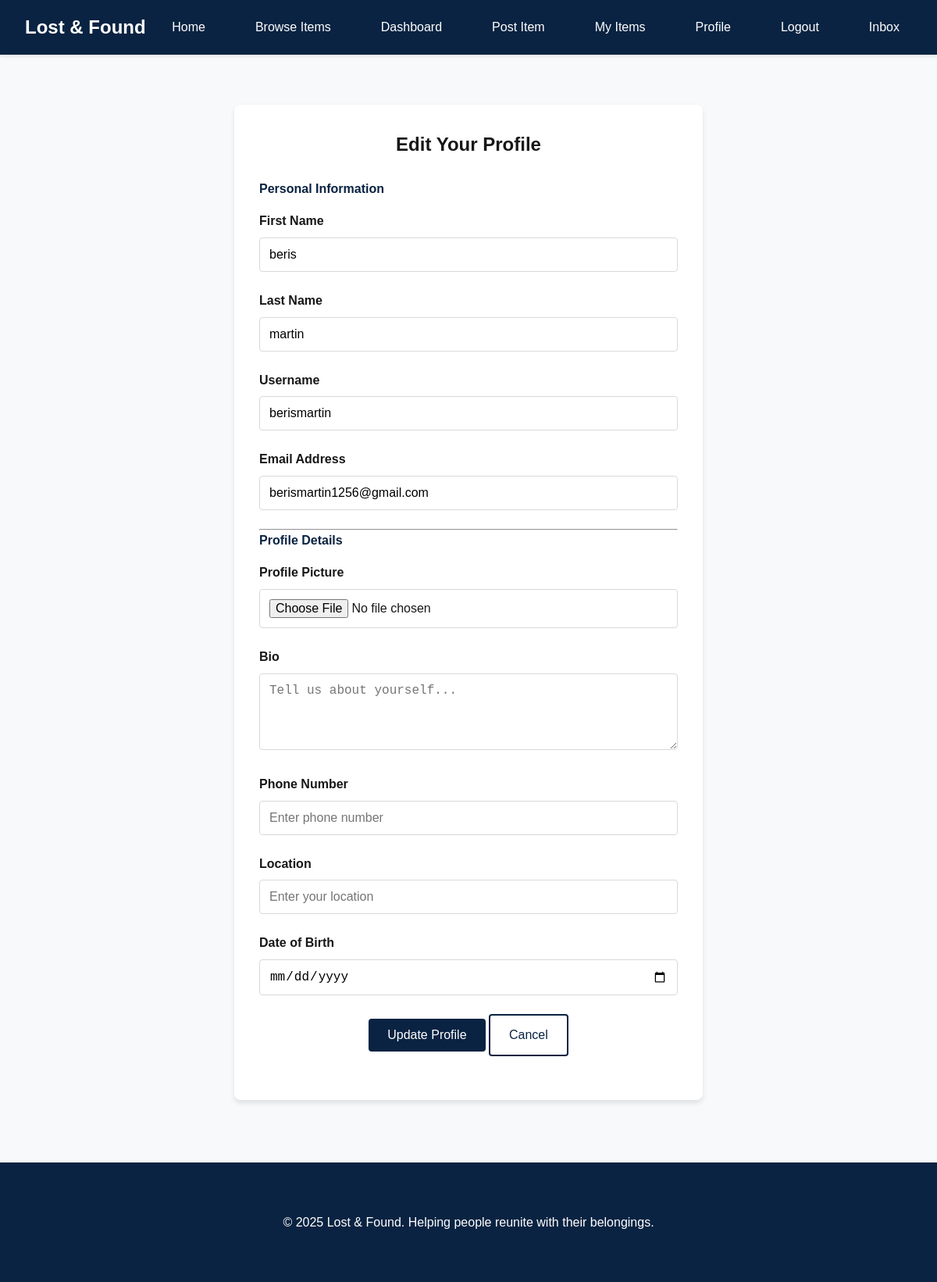
/users/profile/edit/ (signed in), run on the app's committed database.
### users/models.py (models this page shows, shortened)
class User(AbstractUser):
    email = models.EmailField(unique=True)
    first_name = models.CharField(max_length=150)
    last_name = models.CharField(max_length=150)

class UserProfile(models.Model):
    user = models.OneToOneField(User, on_delete=models.CASCADE, related_name='profile')
    profile_picture = models.ImageField(
        upload_to='profile_pictures/',
        default='profile_pictures/default.jpg',
        blank=True,
        null=True
    )
    bio = models.TextField(max_length=500, blank=True)
    phone_number = models.CharField(max_length=15, blank=True)
    location = models.CharField(max_length=100, blank=True)
    date_of_birth = models.DateField(blank=True, null=True)
    created_at = models.DateTimeField(auto_now_add=True)
    updated_at = models.DateTimeField(auto_now=True)

### users/views.py (the view)
# urls.py: path('profile/edit/', views.edit_profile, name='edit_profile'),
@login_required
def edit_profile(request):
    try:
        profile = request.user.profile
    except UserProfile.DoesNotExist:
        profile = UserProfile.objects.create(user=request.user)
    if request.method == 'POST':
        user_form = UserUpdateForm(request.POST, instance=request.user)
        profile_form = UserProfileForm(request.POST, request.FILES, instance=profile)
        if user_form.is_valid() and profile_form.is_valid():
            user_form.save()
            profile_form.save()
            messages.success(request, 'Your profile has been updated successfully!')
            return redirect('profile_view')
    else:
        user_form = UserUpdateForm(instance=request.user)
        profile_form = UserProfileForm(instance=profile)
    return render(request, 'users/edit_profile.html', {
        'user_form': user_form,
        'profile_form': profile_form
    })

### users/forms.py
class UserUpdateForm(forms.ModelForm):
    email = forms.EmailField(required=True)
    class Meta:
        model = User
        fields = ('username', 'email', 'first_name', 'last_name')
    def __init__(self, *args, **kwargs):
        super().__init__(*args, **kwargs)
        for field_name, field in self.fields.items():
            field.widget.attrs['class'] = 'form-control'

class UserProfileForm(forms.ModelForm):
    date_of_birth = forms.DateField(
        required=False,
        widget=forms.DateInput(attrs={'type': 'date', 'class': 'form-control'})
    )
    class Meta:
        model = UserProfile
        fields = (
            'profile_picture', 'bio', 'phone_number',
            'location', 'date_of_birth'
        )
        widgets = {
            'profile_picture': forms.FileInput(attrs={'class': 'form-control', 'accept': 'image/*'}),
            'bio': forms.Textarea(attrs={'class': 'form-control', 'rows': 4, 'placeholder': 'Tell us about yourself...'}),
            'phone_number': forms.TextInput(attrs={'class': 'form-control', 'placeholder': 'Enter phone number'}),
            'location': forms.TextInput(attrs={'class': 'form-control', 'placeholder': 'Enter your location'}),
        }
    def __init__(self, *args, **kwargs):
        super().__init__(*args, **kwargs)
        for field in self.fields.values():
            field.required = False

### templates/users/edit_profile.html (shortened to what this page needs)
{% extends 'base.html' %}
{% block content %}
<div class="form-container">
    <h2 class="text-center mb-3">Edit Your Profile</h2>
    <form method="post" enctype="multipart/form-data">
        <h4 class="mb-2" style="color: var(--primary-blue);">Personal Information</h4>
        <div class="form-group">
            <label for="{{ user_form.first_name.id_for_label }}">First Name</label>
            {{ user_form.first_name }}
        </div>
        <div class="form-group">
            <label for="{{ user_form.last_name.id_for_label }}">Last Name</label>
            {{ user_form.last_name }}
        </div>
        <div class="form-group">
            <label for="{{ user_form.username.id_for_label }}">Username</label>
            {{ user_form.username }}
        </div>
        <div class="form-group">
            <label for="{{ user_form.email.id_for_label }}">Email Address</label>
            {{ user_form.email }}
        </div>
        <hr class="my-3">
        <h4 class="mb-2" style="color: var(--primary-blue);">Profile Details</h4>
        <div class="form-group">
            <label for="{{ profile_form.profile_picture.id_for_label }}">Profile Picture</label>
            {{ profile_form.profile_picture }}
        </div>
        <div class="form-group">
            <label for="{{ profile_form.bio.id_for_label }}">Bio</label>
            {{ profile_form.bio }}
        </div>
        <div class="form-group">
            <label for="{{ profile_form.phone_number.id_for_label }}">Phone Number</label>
            {{ profile_form.phone_number }}
        </div>
        <div class="form-group">
            <label for="{{ profile_form.location.id_for_label }}">Location</label>
            {{ profile_form.location }}
        </div>
        <div class="form-group">
            <label for="{{ profile_form.date_of_birth.id_for_label }}">Date of Birth</label>
            {{ profile_form.date_of_birth }}
        </div>
        <div class="form-group text-center">
            <button type="submit" class="btn btn-primary">Update Profile</button>
            <a href="{% url 'profile_view' %}" class="btn btn-secondary">Cancel</a>
        </div>
    </form>
</div>
{% endblock %}

### static/css/style.css (style rules this page uses)
:root { --primary-blue: #0A2342; --secondary-orange: #FF9F1C; --neutral-gray: #D9D9D9; --text-black: #171717; --success-green: #4CAF50; --error-red: #E53935; --white: #ffffff; }
* { margin: 0; padding: 0; box-sizing: border-box; }
body { font-family: 'Arial', sans-serif; line-height: 1.6; color: var(--text-black); background-color: #f8f9fa; }
.btn { display: inline-block; padding: 0.75rem 1.5rem; font-size: 1rem; text-decoration: none; border: none; border-radius: 4px; cursor: pointer; transition: all 0.3s ease; text-align: center; }
.btn-primary { background-color: var(--primary-blue); color: var(--white); }
.btn-secondary { background-color: var(--white); color: var(--primary-blue); border: 2px solid var(--primary-blue); }
.form-container { background-color: var(--white); padding: 2rem; border-radius: 8px; box-shadow: 0 4px 6px rgba(0,0,0,0.1); max-width: 600px; margin: 0 auto; }
.form-group { margin-bottom: 1.5rem; }
.form-group label { display: block; margin-bottom: 0.5rem; font-weight: 600; color: var(--text-black); }
.form-control { width: 100%; padding: 0.75rem; border: 1px solid var(--neutral-gray); border-radius: 4px; font-size: 1rem; transition: border-color 0.3s ease; }
.text-center { text-align: center; }
.mb-2 { margin-bottom: 1rem; }
.mb-3 { margin-bottom: 1.5rem; }

### data on the page
User: first_name "beris", last_name "martin", username "berismartin", email "berismartin1256@gmail.com"
